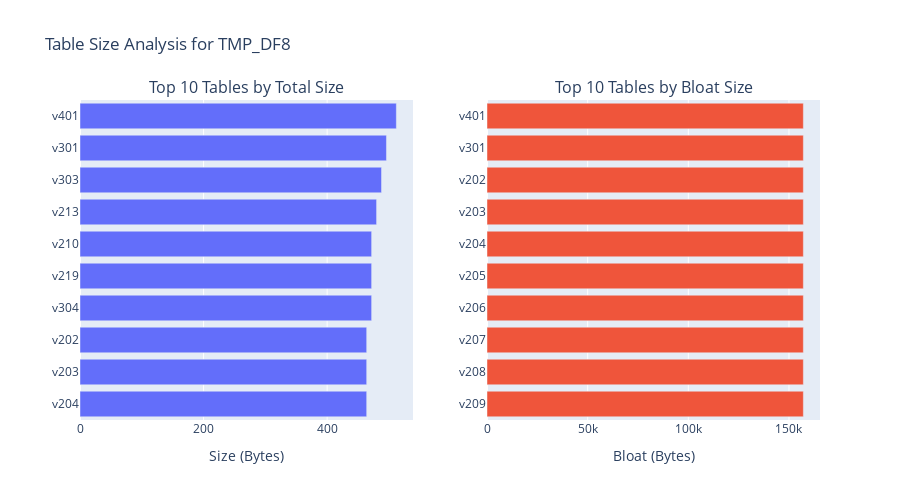

Notebook code for this chart:
### Code cell
display_header("Largest Tables by Total Size and Bloat")

if table_metrics_df is not None and not table_metrics_df.empty:
    # Convert pretty size string to bytes for sorting
    def size_to_bytes(s):
        if not isinstance(s, str): return 0
        num, unit = s.split()
        num = float(num)
        if 'KB' in unit: return num * 1024
        if 'MB' in unit: return num * 1024**2
        if 'GB' in unit: return num * 1024**3
        return num
    
    df_copy = table_metrics_df.copy()
    df_copy['total_bytes'] = df_copy['total_size'].apply(size_to_bytes)
    df_copy['bloat_bytes_val'] = df_copy['bloat_bytes']

    top_10_size = df_copy.nlargest(10, 'total_bytes')
    top_10_bloat = df_copy.nlargest(10, 'bloat_bytes_val')

    # Display tables
    display(Markdown("**Top 10 Tables by Total Size**"))
    display(top_10_size[['table_name', 'total_size', 'row_estimate']].reset_index(drop=True))
    
    display(Markdown("**Top 10 Tables by Bloat Size**"))
    display(top_10_bloat[['table_name', 'bloat_size', 'bloat_percent', 'row_estimate']].reset_index(drop=True))

    # Create subplots
    fig = make_subplots(
        rows=1, cols=2,
        subplot_titles=("Top 10 Tables by Total Size", "Top 10 Tables by Bloat Size")
    )

    fig.add_trace(go.Bar(y=top_10_size['table_name'], x=top_10_size['total_bytes'], orientation='h', name='Total Size'), row=1, col=1)
    fig.add_trace(go.Bar(y=top_10_bloat['table_name'], x=top_10_bloat['bloat_bytes_val'], orientation='h', name='Bloat Size'), row=1, col=2)
    
    fig.update_layout(title_text=f'Table Size Analysis for {DATABASE_NAME}', height=500, showlegend=False)
    fig.update_yaxes(autorange="reversed")
    fig.update_xaxes(title_text="Size (Bytes)", row=1, col=1)
    fig.update_xaxes(title_text="Bloat (Bytes)", row=1, col=2)
    fig.show()
else:
    print("No table metrics data available for plotting.")

### Figure 1 — Plotly figure (JSON) as saved in the notebook; plotly's stock layout.template omitted (floating-point values rounded to 4 significant figures)
{"data": [{"name": "Total Size", "orientation": "h", "type": "bar", "x": [512.0, 496.0, 488.0, 480.0, 472.0, 472.0, 472.0, 464.0, 464.0, 464.0], "xaxis": "x", "y": ["v401", "v301", "v303", "v213", "v210", "v219", "v304", "v202", "v203", "v204"], "yaxis": "y"}, {"name": "Bloat Size", "orientation": "h", "type": "bar", "x": [157100.0, 157100.0, 157100.0, 157100.0, 157100.0, 157100.0, 157100.0, 157100.0, 157100.0, 157100.0], "xaxis": "x2", "y": ["v401", "v301", "v202", "v203", "v204", "v205", "v206", "v207", "v208", "v209"], "yaxis": "y2"}], "layout": {"annotations": [{"font": {"size": 16}, "showarrow": false, "text": "Top 10 Tables by Total Size", "x": 0.225, "xanchor": "center", "xref": "paper", "y": 1, "yanchor": "bottom", "yref": "paper"}, {"font": {"size": 16}, "showarrow": false, "text": "Top 10 Tables by Bloat Size", "x": 0.775, "xanchor": "center", "xref": "paper", "y": 1, "yanchor": "bottom", "yref": "paper"}], "height": 500, "showlegend": false, "title": {"text": "Table Size Analysis for TMP_DF8"}, "xaxis": {"anchor": "y", "domain": [0, 0.45], "title": {"text": "Size (Bytes)"}}, "xaxis2": {"anchor": "y2", "domain": [0.55, 1], "title": {"text": "Bloat (Bytes)"}}, "yaxis": {"anchor": "x", "autorange": "reversed", "domain": [0, 1]}, "yaxis2": {"anchor": "x2", "autorange": "reversed", "domain": [0, 1]}}}
